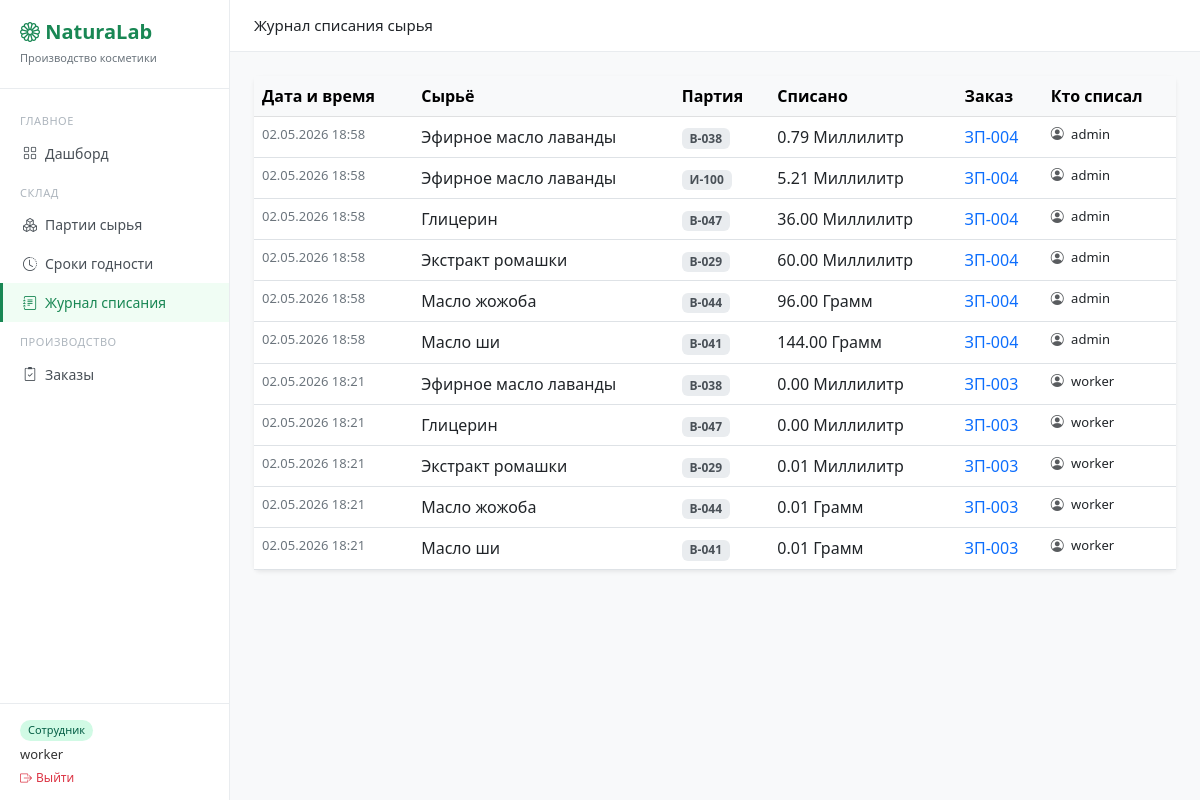
The page /warehouse/writeoff/ (signed in) on the database as committed earlier.
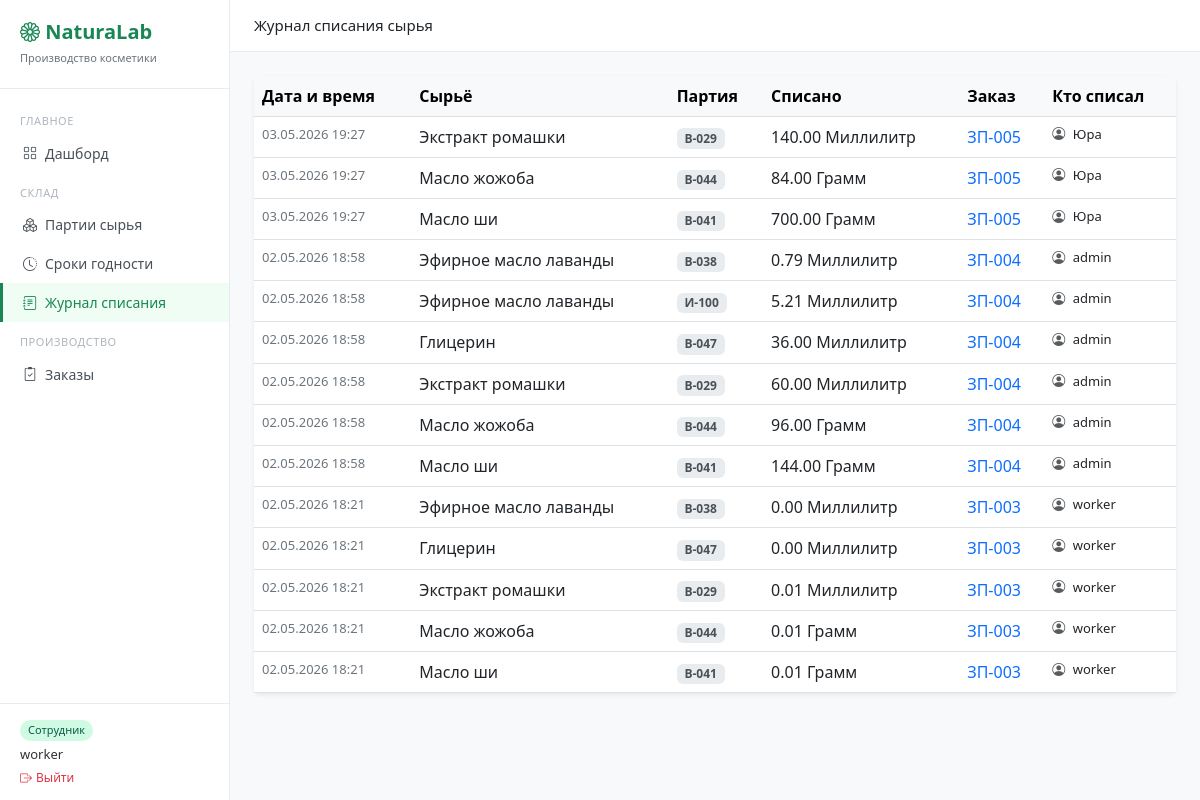
The same page on the database as committed later.
### warehouse/models.py (models this page shows, shortened)
class WriteOffLog(models.Model):
    batch          = models.ForeignKey(Batch, on_delete=models.PROTECT, verbose_name='Партия')
    order          = models.ForeignKey('orders.ProductionOrder', on_delete=models.PROTECT,
                                       verbose_name='Заказ')
    quantity       = models.DecimalField(max_digits=10, decimal_places=5, verbose_name='Списано')
    written_off_at = models.DateTimeField(auto_now_add=True, verbose_name='Дата списания')
    written_off_by = models.ForeignKey('auth.User', on_delete=models.SET_NULL,
                                        null=True, blank=True, verbose_name='Кто списал')
    class Meta:
        verbose_name = 'Запись списания'
        verbose_name_plural = 'Журнал списания'
        ordering = ['-written_off_at']

class Batch(models.Model):
    STATUS_CHOICES = [
        ('available', 'Доступна'),
        ('depleted',  'Израсходована'),
        ('expired',   'Просрочена'),
    ]
    ingredient  = models.ForeignKey(Ingredient, on_delete=models.PROTECT, verbose_name='Сырьё')
    lot_number  = models.CharField(max_length=50, unique=True, verbose_name='Номер партии')
    quantity    = models.DecimalField(max_digits=10, decimal_places=3, verbose_name='Остаток')
    received_at = models.DateField(verbose_name='Дата поступления')
    expiry_date = models.DateField(verbose_name='Срок годности')
    status      = models.CharField(max_length=20, choices=STATUS_CHOICES, default='available')
    class Meta:
        verbose_name = 'Партия сырья'
        verbose_name_plural = 'Партии сырья'
        ordering = ['expiry_date']

class Ingredient(models.Model):
    UNIT_CHOICES = [
        ('kg', 'Килограмм'),
        ('g',  'Грамм'),
        ('l',  'Литр'),
        ('ml', 'Миллилитр'),
    ]
    name         = models.CharField(max_length=200, verbose_name='Название')
    unit         = models.CharField(max_length=10, choices=UNIT_CHOICES, verbose_name='Единица измерения')
    description  = models.TextField(blank=True, verbose_name='Описание')
    min_quantity = models.DecimalField(max_digits=10, decimal_places=2, default=0,
                                       verbose_name='Минимальный остаток')
    class Meta:
        verbose_name = 'Сырьё'
        verbose_name_plural = 'Сырьё'

### orders/models.py (models this page shows, shortened)
class ProductionOrder(models.Model):
    STATUS_CHOICES = [
        ('draft',       'Черновик'),
        ('pending',     'Ожидание сырья'),
        ('in_progress', 'В работе'),
        ('done',        'Завершён'),
        ('cancelled',   'Отменён'),
    ]
    number     = models.CharField(max_length=20, unique=True, verbose_name='Номер', blank=True)
    product    = models.ForeignKey(Product, on_delete=models.PROTECT, verbose_name='Продукт')
    quantity   = models.PositiveIntegerField(verbose_name='Количество, шт')
    status     = models.CharField(max_length=20, choices=STATUS_CHOICES,
                                  default='draft', verbose_name='Статус')
    due_date   = models.DateField(verbose_name='Срок выпуска')
    created_at = models.DateTimeField(auto_now_add=True)
    created_by = models.ForeignKey('auth.User', on_delete=models.SET_NULL,
                                   null=True, blank=True, verbose_name='Создал')
    notes      = models.TextField(blank=True, verbose_name='Примечания')
    class Meta:
        verbose_name = 'Производственный заказ'
        verbose_name_plural = 'Производственные заказы'
        ordering = ['-created_at']

### warehouse/views.py (the view)
# urls.py: path('writeoff/', views.writeoff_log, name='writeoff-log'),
@login_required
def writeoff_log(request):
    logs = WriteOffLog.objects.select_related(
        'batch__ingredient', 'order', 'written_off_by'
    ).all()
    return render(request, 'warehouse/writeoff_log.html', {'logs': logs})

### templates/warehouse/writeoff_log.html (shortened to what this page needs)
{% extends 'base.html' %}
{% block page_title %}Журнал списания сырья{% endblock %}
{% block content %}
<div class="card border-0 shadow-sm">
  <div class="card-body p-0">
    <table class="table table-hover mb-0">
      <thead class="table-light">
        <tr>
          <th>Дата и время</th>
          <th>Сырьё</th>
          <th>Партия</th>
          <th>Списано</th>
          <th>Заказ</th>
          <th>Кто списал</th>
        </tr>
      </thead>
      <tbody>
        {% for log in logs %}
        <tr>
          <td style="font-size:13px;color:#6c757d">
            {{ log.written_off_at|date:"d.m.Y H:i" }}
          </td>
          <td class="fw-500">{{ log.batch.ingredient.name }}</td>
          <td>
            <span class="badge" style="background:#e9ecef;color:#495057">
              {{ log.batch.lot_number }}
            </span>
          </td>
          <td>
             {{ log.quantity|floatformat:2 }} {{ log.batch.ingredient.get_unit_display }}
          </td>
          <td>
            <a href="{% url 'order-detail' log.order.pk %}" class="text-decoration-none">
              {{ log.order.number }}
            </a>
          </td>
          <td style="font-size:13px">
            {% if log.written_off_by %}
              <i class="bi bi-person-circle me-1 text-muted"></i>
              {{ log.written_off_by.username }}
            {% else %}
              <span class="text-muted">—</span>
            {% endif %}
          </td>
        </tr>
        {% empty %}
        <tr>
          <td colspan="6" class="text-center text-muted py-4">
            Списаний пока нет — запустите производственный заказ
          </td>
        </tr>
        {% endfor %}
      </tbody>
    </table>
  </div>
</div>
{% endblock %}

### templates/base.HTML (shortened to what this page needs)
<!DOCTYPE html>
<html lang="ru">
<head>
  <link href="https://cdn.jsdelivr.net/npm/bootstrap@5.3.0/dist/css/bootstrap.min.css" rel="stylesheet">
  <link href="https://cdn.jsdelivr.net/npm/bootstrap-icons@1.11.0/font/bootstrap-icons.css" rel="stylesheet">
</head>
<body>
<div class="sidebar">
  <div class="logo">
    <h5><i class="bi bi-flower1"></i> NaturaLab</h5>
    <small>Производство косметики</small>
  </div>
  <div style="flex:1;overflow-y:auto">
    <div class="nav-section">ГЛАВНОЕ</div>
    <a href="{% url 'dashboard' %}" class="nav-link {% if request.resolver_match.url_name == 'dashboard' %}active{% endif %}">
      <i class="bi bi-grid me-2"></i>Дашборд
    </a>
    <div class="nav-section">СКЛАД</div>
    <a href="{% url 'batch-list' %}" class="nav-link {% if 'batch' in request.resolver_match.url_name %}active{% endif %}">
      <i class="bi bi-boxes me-2"></i>Партии сырья
    </a>
    <a href="{% url 'expiry-list' %}" class="nav-link {% if request.resolver_match.url_name == 'expiry-list' %}active{% endif %}">
      <i class="bi bi-clock-history me-2"></i>Сроки годности
    </a>
    <a href="{% url 'writeoff-log' %}" class="nav-link {% if request.resolver_match.url_name == 'writeoff-log' %}active{% endif %}">
      <i class="bi bi-journal-text me-2"></i>Журнал списания
    </a>
    <div class="nav-section">ПРОИЗВОДСТВО</div>
    <a href="{% url 'order-list' %}" class="nav-link {% if 'order' in request.resolver_match.url_name %}active{% endif %}">
      <i class="bi bi-clipboard2-check me-2"></i>Заказы
    </a>
  </div>
  <div style="padding:12px 20px;border-top:1px solid #e9ecef">
    <div style="margin-bottom:4px">
      {% if request.user.is_superuser %}
        <span class="user-badge badge-admin">Администратор</span>
      {% else %}
        <span class="user-badge badge-worker">Сотрудник</span>
      {% endif %}
    </div>
    <div style="font-size:13px;font-weight:500;color:#333">{{ request.user.username }}</div>
    <form method="post" action="{% url 'logout' %}" style="margin:0">
      <button type="submit" style="background:none;border:none;padding:0;font-size:12px;color:#dc3545;cursor:pointer">
        <i class="bi bi-box-arrow-right me-1"></i>Выйти
      </button>
    </form>
  </div>
</div>
<div class="topbar">
  <span style="font-size:15px;font-weight:500">{% block page_title %}{% endblock %}</span>
</div>
<div class="main-content">
  {% block content %}{% endblock %}
</div>
</body>
</html>

### templates/base.HTML (style rules this page uses)
body { background: #f8f9fa; }
.sidebar { min-height: 100vh; background: #fff; border-right: 1px solid #e9ecef; width: 230px; position: fixed; top: 0; left: 0; padding-top: 20px; display: flex; flex-direction: column; }
.sidebar .logo { padding: 0 20px 20px; border-bottom: 1px solid #e9ecef; margin-bottom: 12px; }
.sidebar .logo h5 { margin: 0; font-weight: 600; color: #198754; }
.sidebar .logo small { color: #6c757d; font-size: 11px; }
.sidebar .nav-link { color: #495057; padding: 9px 20px; font-size: 14px; border-left: 3px solid transparent; display: flex; align-items: center; }
.sidebar .nav-link.active { color: #198754; border-left-color: #198754; background: #f0fdf4; font-weight: 500; }
.sidebar .nav-section { font-size: 11px; color: #adb5bd; padding: 12px 20px 4px; letter-spacing: .05em; }
.main-content { margin-left: 230px; padding: 24px; }
.topbar { background: #fff; border-bottom: 1px solid #e9ecef; padding: 14px 24px; margin-left: 230px; display: flex; align-items: center; justify-content: space-between; }
.user-badge { display: inline-block; padding: 2px 8px; border-radius: 99px; font-size: 11px; font-weight: 500; }
.badge-worker { background: #d1fae5; color: #065f46; }

Rows that differ between the two databases and show on the page:
added WriteOffLog: written_off_at "03.05.2026 19:27", batch.ingredient.name "Экстракт ромашки", batch.lot_number "B-029", quantity "140.00", batch.ingredient.unit "Миллилитр", order.number "ЗП-005", written_off_by.username "Юра"
added WriteOffLog: written_off_at "03.05.2026 19:27", batch.ingredient.name "Масло жожоба", batch.lot_number "B-044", quantity "84.00", batch.ingredient.unit "Грамм", order.number "ЗП-005", written_off_by.username "Юра"
added WriteOffLog: written_off_at "03.05.2026 19:27", batch.ingredient.name "Масло ши", batch.lot_number "B-041", quantity "700.00", batch.ingredient.unit "Грамм", order.number "ЗП-005", written_off_by.username "Юра"
